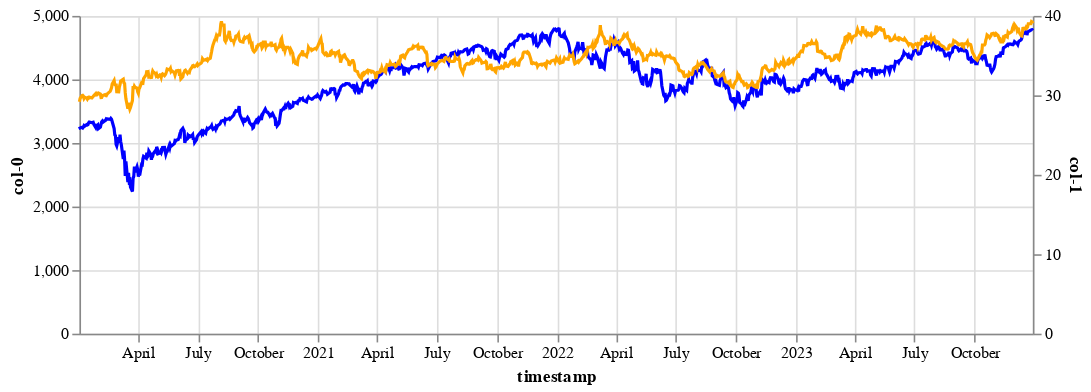

The notebook cell this image was saved under:
### Code cell
import altair as alt
import datetime as dt

tmp = Measure([SP500, iau], recessions).df(interpolated=True)
tmp = tmp[
    (tmp.index < dt.datetime(2024, 1, 1)) &
    (tmp.index > dt.datetime(2020, 1, 1))
    ]
tmp = tmp.reset_index()

base = alt.Chart(tmp, width=600, height=200).encode(x='timestamp:T')
line1 = base.mark_line(stroke='blue').encode(alt.Y('col-0'))#.transform_filter('isValid(datum.line)')
line2 = base.mark_line(stroke='orange').encode(alt.Y('col-1'))
(line1 + line2).resolve_scale(y = 'independent')

### Figure 1 — Vega-Lite specification as saved in the notebook (floating-point values rounded to 4 significant figures; data arrays with more than 128 entries replaced by an {"elided": "..."} marker saying what was removed)
{"config": {"view": {"continuousWidth": 300, "continuousHeight": 300}}, "layer": [{"mark": {"type": "line", "stroke": "blue"}, "encoding": {"x": {"field": "timestamp", "type": "temporal"}, "y": {"field": "col-0", "type": "quantitative"}}}, {"mark": {"type": "line", "stroke": "orange"}, "encoding": {"x": {"field": "timestamp", "type": "temporal"}, "y": {"field": "col-1", "type": "quantitative"}}}], "data": {"name": "data-ddd11338f6fb5f2799c0917b13c12fd0"}, "height": 200, "resolve": {"scale": {"y": "independent"}}, "width": 600, "$schema": "https://vega.github.io/schema/vega-lite/v5.20.1.json", "datasets": {"data-ddd11338f6fb5f2799c0917b13c12fd0": {"elided": "1042 records"}}}
